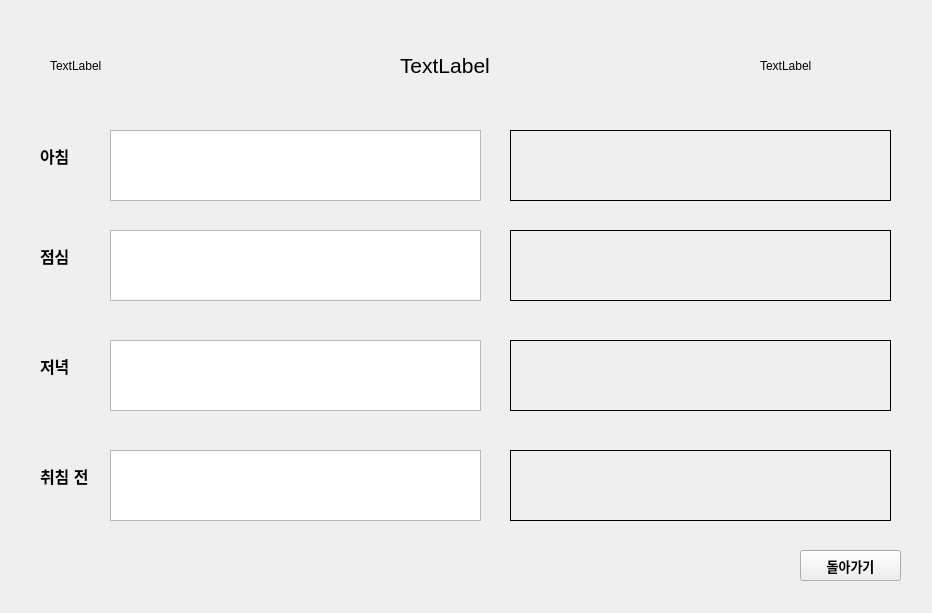
<?xml version="1.0" encoding="UTF-8"?>
<ui version="4.0">
 <class>Form</class>
 <widget class="QWidget" name="Form">
  <property name="geometry">
   <rect>
    <x>0</x>
    <y>0</y>
    <width>932</width>
    <height>613</height>
   </rect>
  </property>
  <property name="windowTitle">
   <string>Form</string>
  </property>
  <widget class="QLabel" name="label_2">
   <property name="geometry">
    <rect>
     <x>40</x>
     <y>130</y>
     <width>51</width>
     <height>51</height>
    </rect>
   </property>
   <property name="font">
    <font>
     <family>Arial</family>
     <pointsize>12</pointsize>
     <weight>75</weight>
     <bold>true</bold>
    </font>
   </property>
   <property name="text">
    <string>아침</string>
   </property>
  </widget>
  <widget class="QLabel" name="label_4">
   <property name="geometry">
    <rect>
     <x>40</x>
     <y>230</y>
     <width>51</width>
     <height>51</height>
    </rect>
   </property>
   <property name="font">
    <font>
     <family>Arial</family>
     <pointsize>12</pointsize>
     <weight>75</weight>
     <bold>true</bold>
    </font>
   </property>
   <property name="text">
    <string>점심</string>
   </property>
  </widget>
  <widget class="QLabel" name="label_6">
   <property name="geometry">
    <rect>
     <x>40</x>
     <y>340</y>
     <width>51</width>
     <height>51</height>
    </rect>
   </property>
   <property name="font">
    <font>
     <family>Arial</family>
     <pointsize>12</pointsize>
     <weight>75</weight>
     <bold>true</bold>
    </font>
   </property>
   <property name="text">
    <string>저녁</string>
   </property>
  </widget>
  <widget class="QLabel" name="label_8">
   <property name="geometry">
    <rect>
     <x>40</x>
     <y>450</y>
     <width>51</width>
     <height>51</height>
    </rect>
   </property>
   <property name="font">
    <font>
     <family>Arial</family>
     <pointsize>12</pointsize>
     <weight>75</weight>
     <bold>true</bold>
    </font>
   </property>
   <property name="text">
    <string>취침 전</string>
   </property>
  </widget>
  <widget class="QPushButton" name="backbutton">
   <property name="geometry">
    <rect>
     <x>800</x>
     <y>550</y>
     <width>101</width>
     <height>31</height>
    </rect>
   </property>
   <property name="font">
    <font>
     <family>Arial</family>
     <pointsize>10</pointsize>
     <weight>75</weight>
     <bold>true</bold>
    </font>
   </property>
   <property name="text">
    <string>돌아가기</string>
   </property>
   <property name="checkable">
    <bool>false</bool>
   </property>
   <property name="autoDefault">
    <bool>false</bool>
   </property>
  </widget>
  <widget class="QLabel" name="date_label">
   <property name="geometry">
    <rect>
     <x>400</x>
     <y>40</y>
     <width>181</width>
     <height>51</height>
    </rect>
   </property>
   <property name="font">
    <font>
     <family>Arial</family>
     <pointsize>16</pointsize>
     <weight>50</weight>
     <bold>false</bold>
    </font>
   </property>
   <property name="text">
    <string>TextLabel</string>
   </property>
  </widget>
  <widget class="QLabel" name="breakfast_text2">
   <property name="geometry">
    <rect>
     <x>510</x>
     <y>130</y>
     <width>381</width>
     <height>71</height>
    </rect>
   </property>
   <property name="frameShape">
    <enum>QFrame::Box</enum>
   </property>
   <property name="text">
    <string/>
   </property>
  </widget>
  <widget class="QLabel" name="lunch_text2">
   <property name="geometry">
    <rect>
     <x>510</x>
     <y>230</y>
     <width>381</width>
     <height>71</height>
    </rect>
   </property>
   <property name="frameShape">
    <enum>QFrame::Box</enum>
   </property>
   <property name="text">
    <string/>
   </property>
  </widget>
  <widget class="QLabel" name="dinner_text2">
   <property name="geometry">
    <rect>
     <x>510</x>
     <y>340</y>
     <width>381</width>
     <height>71</height>
    </rect>
   </property>
   <property name="frameShape">
    <enum>QFrame::Box</enum>
   </property>
   <property name="text">
    <string/>
   </property>
  </widget>
  <widget class="QLabel" name="latenight_text2">
   <property name="geometry">
    <rect>
     <x>510</x>
     <y>450</y>
     <width>381</width>
     <height>71</height>
    </rect>
   </property>
   <property name="frameShape">
    <enum>QFrame::Box</enum>
   </property>
   <property name="text">
    <string/>
   </property>
  </widget>
  <widget class="QTextBrowser" name="breakfast_text">
   <property name="geometry">
    <rect>
     <x>110</x>
     <y>130</y>
     <width>371</width>
     <height>71</height>
    </rect>
   </property>
   <property name="font">
    <font>
     <family>Arial</family>
     <pointsize>12</pointsize>
    </font>
   </property>
  </widget>
  <widget class="QTextBrowser" name="lunch_text">
   <property name="geometry">
    <rect>
     <x>110</x>
     <y>230</y>
     <width>371</width>
     <height>71</height>
    </rect>
   </property>
   <property name="font">
    <font>
     <family>Arial</family>
     <pointsize>12</pointsize>
    </font>
   </property>
  </widget>
  <widget class="QTextBrowser" name="dinner_text">
   <property name="geometry">
    <rect>
     <x>110</x>
     <y>340</y>
     <width>371</width>
     <height>71</height>
    </rect>
   </property>
   <property name="font">
    <font>
     <family>Arial</family>
     <pointsize>12</pointsize>
    </font>
   </property>
  </widget>
  <widget class="QTextBrowser" name="latenight_text">
   <property name="geometry">
    <rect>
     <x>110</x>
     <y>450</y>
     <width>371</width>
     <height>71</height>
    </rect>
   </property>
   <property name="font">
    <font>
     <family>Arial</family>
     <pointsize>12</pointsize>
    </font>
   </property>
  </widget>
  <widget class="QLabel" name="photo_2">
   <property name="geometry">
    <rect>
     <x>760</x>
     <y>20</y>
     <width>131</width>
     <height>91</height>
    </rect>
   </property>
   <property name="text">
    <string>TextLabel</string>
   </property>
  </widget>
  <widget class="QLabel" name="photo_3">
   <property name="geometry">
    <rect>
     <x>50</x>
     <y>20</y>
     <width>131</width>
     <height>91</height>
    </rect>
   </property>
   <property name="text">
    <string>TextLabel</string>
   </property>
  </widget>
 </widget>
 <resources/>
 <connections/>
</ui>
